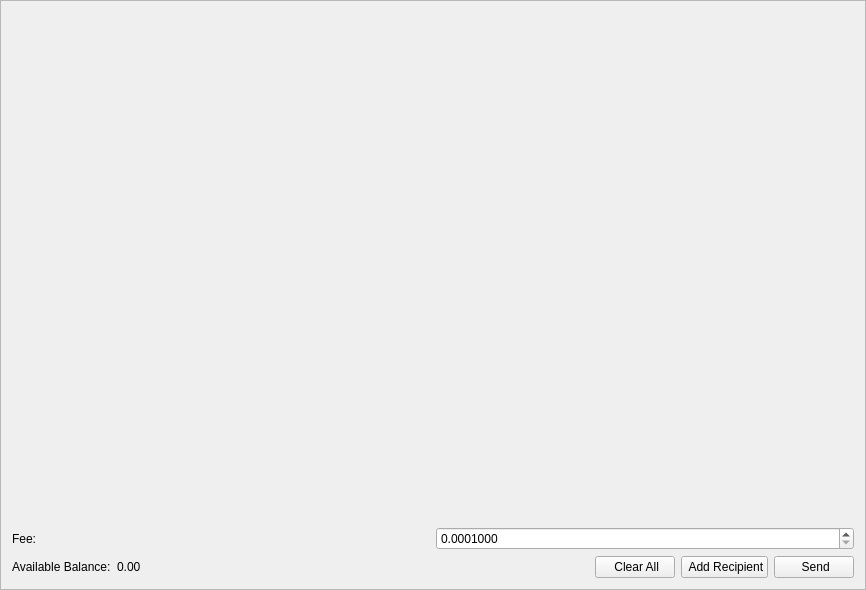
<?xml version="1.0" encoding="UTF-8"?>
<ui version="4.0">
 <class>SendFrame</class>
 <widget class="QFrame" name="SendFrame">
  <property name="geometry">
   <rect>
    <x>0</x>
    <y>0</y>
    <width>866</width>
    <height>590</height>
   </rect>
  </property>
  <property name="windowTitle">
   <string>Frame</string>
  </property>
  <property name="frameShape">
   <enum>QFrame::StyledPanel</enum>
  </property>
  <property name="frameShadow">
   <enum>QFrame::Raised</enum>
  </property>
  <layout class="QVBoxLayout" name="m_send_frame_main_layout">
   <item>
    <widget class="QScrollArea" name="m_transfersScrollarea">
     <property name="frameShape">
      <enum>QFrame::NoFrame</enum>
     </property>
     <property name="widgetResizable">
      <bool>true</bool>
     </property>
     <widget class="QWidget" name="scrollAreaWidgetContents">
      <property name="geometry">
       <rect>
        <x>0</x>
        <y>0</y>
        <width>840</width>
        <height>412</height>
       </rect>
      </property>
      <layout class="QVBoxLayout" name="m_send_frame_layout">
       <property name="leftMargin">
        <number>0</number>
       </property>
       <property name="topMargin">
        <number>0</number>
       </property>
       <property name="rightMargin">
        <number>0</number>
       </property>
       <property name="bottomMargin">
        <number>0</number>
       </property>
       <item>
        <spacer name="verticalSpacer">
         <property name="orientation">
          <enum>Qt::Vertical</enum>
         </property>
         <property name="sizeHint" stdset="0">
          <size>
           <width>20</width>
           <height>145</height>
          </size>
         </property>
        </spacer>
       </item>
      </layout>
     </widget>
    </widget>
   </item>
   <item>
    <layout class="QGridLayout" name="gridLayout">
     <property name="topMargin">
      <number>5</number>
     </property>
     <item row="0" column="0">
      <widget class="QLabel" name="label">
       <property name="text">
        <string>Fee:</string>
       </property>
      </widget>
     </item>
     <item row="0" column="1">
      <widget class="QDoubleSpinBox" name="m_feeSpin">
     <property name="cursor">
      <cursorShape>PointingHandCursor</cursorShape>
     </property> 
       <property name="decimals">
        <number>7</number>
       </property>
       <property name="minimum">
        <double>0.0001000</double>
       </property>
       <property name="maximum">
        <double>9990.0000000</double>
       </property>
       <property name="singleStep">
        <double>0.0000100</double>
       </property>
       <property name="value">
        <double>0.0000100</double>
       </property>
      </widget>
     </item>
    </layout>
   </item>
   <item>
    <layout class="QHBoxLayout" name="horizontalLayout">
     <item>
      <widget class="QLabel" name="label_4">
       <property name="text">
        <string>Available Balance:</string>
       </property>
      </widget>
     </item>
     <item>
      <widget class="QLabel" name="m_balanceLabel">
       <property name="text">
        <string notr="true">0.00 </string>
       </property>
      </widget>
     </item>
     <item>
      <widget class="QLabel" name="m_tickerLabel">
       <property name="text">
        <string notr="true"/>
       </property>
      </widget>
     </item>
     <item>
      <spacer name="horizontalSpacer_2">
       <property name="orientation">
        <enum>Qt::Horizontal</enum>
       </property>
       <property name="sizeHint" stdset="0">
        <size>
         <width>40</width>
         <height>20</height>
        </size>
       </property>
      </spacer>
     </item>     
     <item>
      <widget class="QPushButton" name="m_clearAllButton">
     <property name="cursor">
      <cursorShape>PointingHandCursor</cursorShape>
     </property> 
       <property name="toolTip">
        <string>Clear All</string>
       </property>
       <property name="text">
        <string> Clear All</string>
       </property>
       <property name="icon">
        <iconset resource="../../resources.qrc">
         <normaloff>:/icons/remove</normaloff>:/icons/remove</iconset>
       </property>
      </widget>
     </item>
     <item>
      <widget class="QPushButton" name="m_addRecipientButton">
     <property name="cursor">
      <cursorShape>PointingHandCursor</cursorShape>
     </property> 
       <property name="toolTip">
        <string>Add Recipient</string>
       </property>
       <property name="text">
        <string> Add Recipient</string>
       </property>
       <property name="icon">
        <iconset resource="../../resources.qrc">
         <normaloff>:/icons/add</normaloff>:/icons/add</iconset>
       </property>
      </widget>
     </item>
     <item>
      <widget class="QPushButton" name="m_sendButton">
     <property name="cursor">
      <cursorShape>PointingHandCursor</cursorShape>
     </property> 
       <property name="toolTip">
        <string>Send</string>
       </property>
       <property name="text">
        <string> Send</string>
       </property>
       <property name="icon">
        <iconset resource="../../resources.qrc">
           <normaloff>:/icons/send</normaloff>:/icons/send</iconset>
       </property>
      </widget>
     </item>
    </layout>
   </item>
  </layout>
 </widget>
 <tabstops>
  <tabstop>m_transfersScrollarea</tabstop>
  <tabstop>m_clearAllButton</tabstop>
  <tabstop>m_addRecipientButton</tabstop>
  <tabstop>m_sendButton</tabstop>
 </tabstops>
 <resources>
  <include location="../../resources.qrc"/>
 </resources>
 <connections>
  <connection>
   <sender>m_addRecipientButton</sender>
   <signal>clicked()</signal>
   <receiver>SendFrame</receiver>
   <slot>addRecipientClicked()</slot>
   <hints>
    <hint type="sourcelabel">
     <x>282</x>
     <y>561</y>
    </hint>
    <hint type="destinationlabel">
     <x>432</x>
     <y>294</y>
    </hint>
   </hints>
  </connection>
  <connection>
   <sender>m_clearAllButton</sender>
   <signal>clicked()</signal>
   <receiver>SendFrame</receiver>
   <slot>clearAllClicked()</slot>
   <hints>
    <hint type="sourcelabel">
     <x>154</x>
     <y>561</y>
    </hint>
    <hint type="destinationlabel">
     <x>432</x>
     <y>294</y>
    </hint>
   </hints>
  </connection>
  <connection>
   <sender>m_sendButton</sender>
   <signal>clicked()</signal>
   <receiver>SendFrame</receiver>
   <slot>sendClicked()</slot>
   <hints>
    <hint type="sourcelabel">
     <x>53</x>
     <y>561</y>
    </hint>
    <hint type="destinationlabel">
     <x>432</x>
     <y>294</y>
    </hint>
   </hints>
  </connection>
 </connections>
 <slots>
  <slot>sendClicked()</slot>
  <slot>clearAllClicked()</slot>
  <slot>addRecipientClicked()</slot>
 </slots>
</ui>
